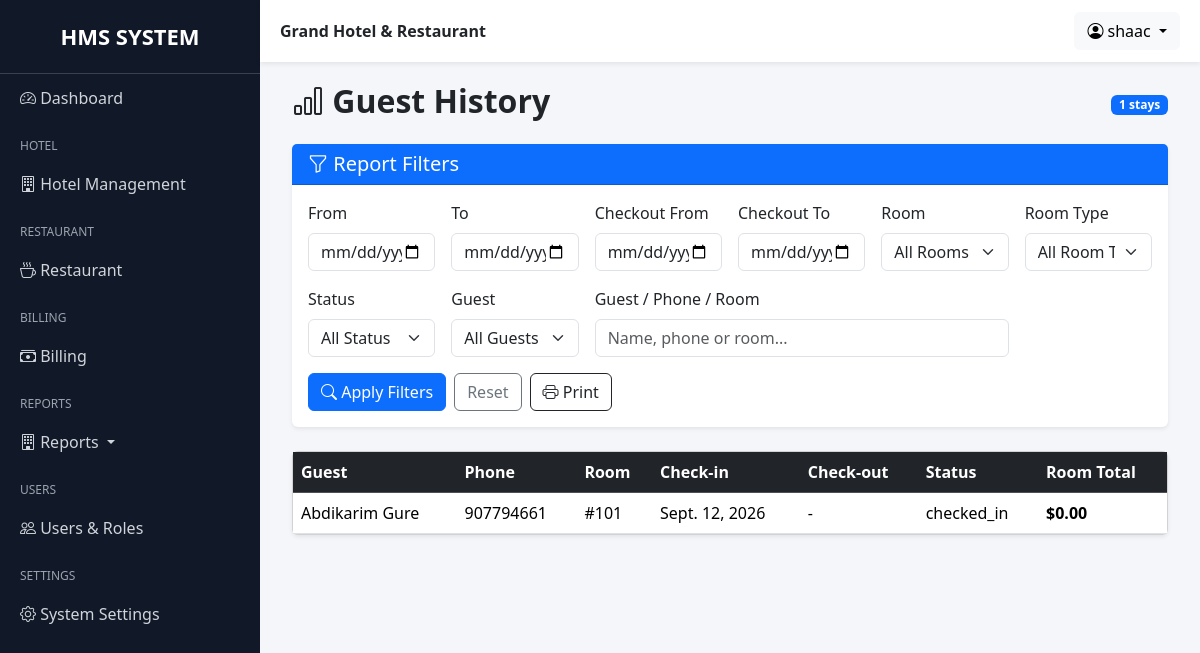
The app's page /grand/reports/guest-history/ (signed in) with its own data.
### hotel/models.py (models this page shows, shortened)
class Booking(models.Model):
    BOOKING_STATUS = (
        ("reserved", "Reserved"),
        ("checked_in", "Checked In"),
        ("checked_out", "Checked Out"),
        ("cancelled", "Cancelled"),
    )
    guest = models.ForeignKey(Guest, on_delete=models.PROTECT)
    room = models.ForeignKey(Room, on_delete=models.PROTECT)
    check_in = models.DateField()
    check_out = models.DateField(blank=True, null=True)
    status = models.CharField(max_length=20, default="checked_in")
    with_ac = models.BooleanField(default=False)
    room_price = models.DecimalField(max_digits=8, decimal_places=2, blank=True, null=True)
    actual_check_in_at = models.DateTimeField(null=True, blank=True)
    actual_check_out_at = models.DateTimeField(null=True, blank=True)
    late_checkout_approved = models.BooleanField(default=False)
    late_checkout_charge = models.DecimalField(max_digits=8, decimal_places=2, default=Decimal("0.00"))
    created = models.DateTimeField(auto_now_add=True)
    created_by = models.ForeignKey(User, on_delete=models.SET_NULL, null=True, blank=True)
    updated = models.DateTimeField(auto_now=True)
    updated_by = models.ForeignKey(
        User, on_delete=models.SET_NULL, null=True, blank=True,
        related_name="booking_updated_by"
    )
    @property
    def stays(self):
        return self.room_stays.select_related("room").order_by("start_date", "id")
    @property
    def room_total(self):
        stays = list(self.stays)
        if stays:
            total = sum((s.total for s in stays), Decimal("0.00"))
            if self.status == "checked_in":
                total = self.room_total_as_of(timezone.now().date())
            return total
        return (Decimal(self.days) * (self.room_price or Decimal("0.00")))
    def room_total_as_of(self, end_date):
        stays = list(self.stays)
        if not stays:
            return Decimal(self.days) * (self.room_price or Decimal("0.00"))
        total = Decimal("0.00")
        for stay in stays:
            stop = stay.end_date or end_date
            nights = max((stop - stay.start_date).days, 0)
            total += Decimal(nights) * stay.rate
        if total == 0 and self.status == "checked_out":
            return self.room_price or Decimal("0.00")
        return total

class Guest(models.Model):
    first_name = models.CharField(max_length=100)
    last_name = models.CharField(max_length=100)
    phone = models.CharField(max_length=20)
    email = models.EmailField(blank=True, null=True)
    address = models.CharField(max_length=200, blank=True)
    created = models.DateTimeField(auto_now_add=True, blank=True, null=True)
    created_by = models.ForeignKey(User, on_delete=models.SET_NULL, null=True, blank=True)
    def __str__(self):
        return f"{self.first_name} {self.last_name}"

class Room(models.Model):
    ROOM_TYPES = (
        ("single", "Single"),
        ("double", "Double"),
        ("suite", "Suite"),
    )
    ROOM_STATUS = (
        ("available", "Available"),
        ("reserved", "Reserved"),
        ("occupied", "Occupied"),
        ("cleaning", "Cleaning"),
        ("maintenance", "Maintenance"),
        ("out_of_order", "Out of Order"),
    )
    number = models.IntegerField(unique=True)
    room_type = models.CharField(max_length=20, choices=ROOM_TYPES)
    price = models.DecimalField(max_digits=8, decimal_places=2)
    price_with_ac = models.DecimalField(max_digits=8, decimal_places=2)
    is_available = models.BooleanField(default=True)
    status = models.CharField(max_length=20, choices=ROOM_STATUS, default="available")
    created = models.DateTimeField(auto_now_add=True, blank=True, null=True)
    created_by = models.ForeignKey(User, on_delete=models.SET_NULL, null=True, blank=True)
    def __str__(self):
        return f"{self.number}"

class RoomStay(models.Model):
    booking = models.ForeignKey(Booking, on_delete=models.CASCADE, related_name="room_stays")
    room = models.ForeignKey(Room, on_delete=models.PROTECT, related_name="booking_stays")
    start_date = models.DateField()
    end_date = models.DateField(null=True, blank=True)
    rate = models.DecimalField(max_digits=10, decimal_places=2)
    with_ac = models.BooleanField(default=False)
    note = models.CharField(max_length=255, blank=True)
    created = models.DateTimeField(auto_now_add=True)
    class Meta:
        ordering = ["start_date", "id"]
        constraints = [
            models.UniqueConstraint(
                fields=["booking", "start_date"],
                name="unique_booking_roomstay_start",
            )
        ]
    @property
    def nights(self):
        end = self.end_date or timezone.now().date()
        return max((end - self.start_date).days, 0)
    @property
    def total(self):
        return Decimal(self.nights) * self.rate

### reports/views.py (the view)
class GuestHistoryReportView(HotelReportBase):
    template_name = "reports/hotel/guest_history.html"
    def get_context_data(self, **kwargs):
        c = super().get_context_data(**kwargs)
        form, qs = self.filtered_bookings()
        c.update({"form": form, "bookings": qs.order_by("-check_in"), "total_bookings": qs.count()})
        return c

### accounts/mixins.py (called while the page is built)
    def dispatch(self, request, *args, **kwargs):
        if not request.user.is_authenticated:
            return redirect("login")
        if not hasattr(request.user, "userprofile"):
            return redirect("no_permission")
        if request.user.userprofile.role not in self.allowed_roles:
            return redirect("no_permission")
        return super().dispatch(request, *args, **kwargs)

### reports/views.py (called while the page is built, shortened)
    def filtered_bookings(self):
        form = ReportFilterForm(self.request.GET or None)
        qs = Booking.objects.select_related("guest", "room").prefetch_related("room_stays")
        return form, qs.distinct()

### templates/reports/hotel/guest_history.html (shortened to what this page needs)
{% extends "base.html" %}
{% block content %}
<div class="container-fluid">
  <div class="d-flex justify-content-between align-items-center mb-3">
    <h2 class="fw-bold"><i class="bi bi-bar-chart"></i> Guest History</h2>
    <span class="badge text-bg-primary">{{ total_bookings }} stays</span>
  </div>
  {% include "reports/includes/report_filter.html" %}
  <div class="card shadow-sm"><div class="table-responsive">
    <table class="table table-hover align-middle mb-0">
      <thead class="table-dark"><tr><th>Guest</th><th>Phone</th><th>Room</th><th>Check-in</th><th>Check-out</th><th>Status</th><th>Room Total</th></tr></thead>
      <tbody>{% for booking in bookings %}<tr>
<td>{{ booking.guest }}</td><td>{{ booking.guest.phone }}</td><td>#{{ booking.room.number }}</td>
<td>{{ booking.check_in }}</td><td>{{ booking.check_out|default:"-" }}</td><td>{{ booking.status }}</td>
<td><strong>${{ booking.room_total|floatformat:2 }}</strong></td>
</tr>{% empty %}<tr><td colspan="7" class="text-center py-4">No records found.</td></tr>{% endfor %}</tbody>
    </table>
  </div></div>
</div>
{% endblock %}

### templates/base.html (shortened to what this page needs)
{% load static %}
<!DOCTYPE html>
<html lang="en">
<head>
    <link
        href="https://cdn.jsdelivr.net/npm/bootstrap@5.3.3/dist/css/bootstrap.min.css"
        rel="stylesheet">
    <link
        rel="stylesheet"
        href="https://cdn.jsdelivr.net/npm/bootstrap-icons@1.11.3/font/bootstrap-icons.min.css">
</head>
<body>
<div class="sidebar"
     id="sidebar">
    <div class="logo">
        HMS SYSTEM
    </div>
    <a href="">
        <i class="bi bi-speedometer2"></i>
        Dashboard
    </a>
    <div class="menu-title">
        Hotel
    </div>
    <a data-bs-toggle="collapse"
       href="#hotelMenu">
        <i class="bi bi-building"></i>
        Hotel Management
    </a>
    <div class="menu-title">
        Restaurant
    </div>
    <a data-bs-toggle="collapse"
       href="#restaurantMenu">
        <i class="bi bi-cup-hot"></i>
        Restaurant
    </a>
    <div class="menu-title">
        Billing
    </div>
    <a data-bs-toggle="collapse"
       href="#billingMenu">
        <i class="bi bi-cash-stack"></i>
        Billing
    </a>
    <div class="menu-title">Reports</div>
    <a class="dropdown-toggle" data-bs-toggle="collapse" href="#reportMenu">
        <i class="bi bi-building"></i>
        Reports
    </a>
    <div class="menu-title">
        Users
    </div>
    <a data-bs-toggle="collapse"
       href="#usersMenu">
        <i class="bi bi-people"></i>
        Users & Roles
    </a>
    <div class="menu-title">
        Settings
    </div>
    <a href="">
        <i class="bi bi-gear"></i>
        System Settings
    </a>
</div>
<div class="main-content">
    <div class="topbar d-flex justify-content-between align-items-center">
        <div>
            <strong>
                Grand Hotel & Restaurant
            </strong>
        </div>
        <div class="dropdown">
            <button class="btn btn-light dropdown-toggle"
                    data-bs-toggle="dropdown">
                <i class="bi bi-person-circle"></i>
                {{ request.user }}
            </button>
        </div>
    </div>
    <div class="page-content">
        {% block content %}
        {% endblock %}
    </div>
</div>
</body>
</html>

### templates/base.html (style rules this page uses)
body { overflow-x: hidden; background: #f4f6f9; }
.sidebar { width: 260px; min-height: 100vh; background: #111827; position: fixed; top: 0; left: 0; overflow-y: auto; overflow-x: hidden; scrollbar-width:thin; }
.sidebar .logo { padding: 20px; font-size: 22px; font-weight: bold; text-align: center; color: #fff; border-bottom: 1px solid #374151; }
.sidebar a { color: #d1d5db; text-decoration: none; display: block; padding: 12px 20px; transition: 0.3s; }
.sidebar .menu-title { color: #9ca3af; font-size: 12px; text-transform: uppercase; padding: 15px 20px 5px; }
.main-content { margin-left: 260px; min-height: 100vh; }
.topbar { background: white; padding: 12px 20px; box-shadow: 0 2px 5px rgba(0,0,0,0.08); position: sticky; top: 0; z-index: 1000; }
.page-content { padding: 20px; }

### records on screen
Booking: guest "Abdikarim Gure", guest.phone "907794661", room.number "101", check_in "Sept. 12, 2026", check_out "-", status "checked_in", room_total "0.00"

### other values on screen
{{ request.user }} "shaac"
{{ total_bookings }} "1"
